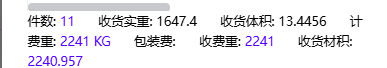
#> input picture bol_forecast/data/jobs/web_1786361065_18d8/receiving_paste_receiving.png, 387 x 68 px
$ python -i receiving_image.py   (imports and definitions only)
#> lines starting #> are read from the running program, lines starting #| are printed output that depends on the picture; after the words box and inside, x2 and y2 are one past the last pixel; in counts of white or black regions, pixels touching at a corner belong together
#> further down, picture is the input picture: PIL image 387x68 RGB; mean R, G, B 233.9, 232.7, 236.7
"""收货数据截图解析器。

从系统收货数据截图中提取：
  - 件数 (pkg_count)          —— 严格取「件数」关键字后的数字
  - 收货实重 (gross_weight)
  - 收费重 / 计费重 (chargeable_weight)
  - 收货体积 (volume_cbm)

提取策略（三级，按可靠度降序）：
  L1 行内锚定：同一行 `标签 ... 数字`，标签与数字之间不得跨越另一个标签
  L2 列对齐  ：标签在表头行、数值在其下方行的相同列区间（表格截图常见）
  L3 位置兜底：仅用于重量/体积；**件数绝不使用位置兜底**（避免误取收费重）

互不干扰保证：
  - 标签集合统一按「最长优先」切分，`收费重`/`计费重` 先于 `重量`/`实重` 命中；
  - 每个数字 token 只允许被一个字段占用（区间去重）；
  - `件数` 的候选值必须落在其标签的作用域内，跨标签的数字直接丢弃。

依赖：pytesseract + tesseract-ocr。OCR 不可用时返回空结果 + warning，不抛错。
"""
from __future__ import annotations

import logging
import os
import re
from typing import Any

from PIL import Image, ImageEnhance, ImageFilter

# pytesseract 为可选依赖：未安装时 OCR 降级为空结果，且不拖垮整个模块导入
# [6 lines left out: function _get_pytesseract, not called in this run]

log = logging.getLogger(__name__)

# 尝试定位 tesseract；常见 Windows 路径
_TESS_PATHS = [
    r"C:\Program Files\Tesseract-OCR\tesseract.exe",
    r"C:\Program Files (x86)\Tesseract-OCR\tesseract.exe",
]


# [23 lines left out: function _init_tesseract, not called in this run]


# ── 图像预处理管线 ──
def _preprocess_image(img: Image.Image) -> list[Image.Image]:
    """返回多份预处理后的图像，供不同 PSM 模式尝试。

    管线：
      1. 原图灰度 → 锐化 → 放大2x → Otsu 二值化 → 轻量去噪（主力）
      2. 原图灰度 → 强对比度(3x) → 放大2x → 自适应阈值（备选）
      3. 原图灰度 → 放大3x → 高对比度 → 二值化（高分辨率兜底）
    """
    base = img.convert("L")
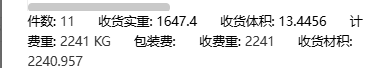
#> base: PIL image 387x68 L; min 0, max 255, mean 233.5
    results: list[Image.Image] = []

    # ── 变体1：标准管线（最稳）──
    p1 = ImageEnhance.Sharpness(base).enhance(2.0)
    w, h = p1.size
#> w = 387; h = 68
    p1 = p1.resize((w * 2, h * 2), Image.LANCZOS)
#> p1: PIL image 774x136 L
    p1 = ImageEnhance.Contrast(p1).enhance(2.5)
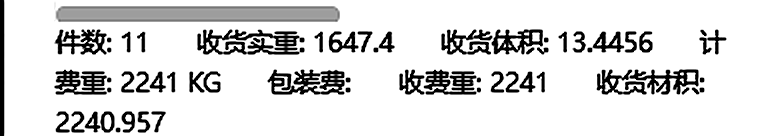
#> p1: PIL image 774x136 L; min 0, max 255, mean 220
    # Otsu 风格二值化：用均值作为动态阈值
    import statistics
    pixels = list(p1.getdata())
#> pixels = 105264 items
    try:
        thresh = statistics.mean(pixels) * 0.85
#> thresh = 187
    except Exception:
        thresh = 160
    p1 = p1.point(lambda x: 255 if x > thresh else 0)
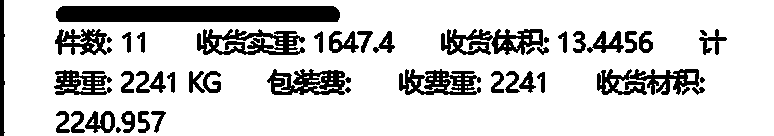
#> p1: PIL image 774x136 L; 81.8% white; 48 black regions, largest, box (x1, y1, x2, y2) and area: (56, 6, 340, 22) 4496, (197, 29, 305, 55) 1615, (441, 29, 543, 55) 1495
    p1 = p1.filter(ImageFilter.MedianFilter(size=3))
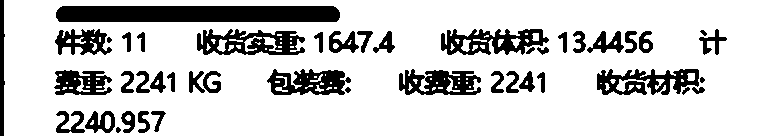
#> p1: PIL image 774x136 L; 81.2% white; 45 black regions, largest, box (x1, y1, x2, y2) and area: (56, 6, 340, 22) 4495, (197, 29, 305, 55) 1688, (441, 29, 549, 55) 1581
    results.append(p1)

    # ── 变体2：强对比度 + 自适应阈值（应对低对比截图）──
    p2 = ImageEnhance.Contrast(base).enhance(3.5)
    w, h = p2.size
    p2 = p2.resize((w * 2, h * 2), Image.LANCZOS)
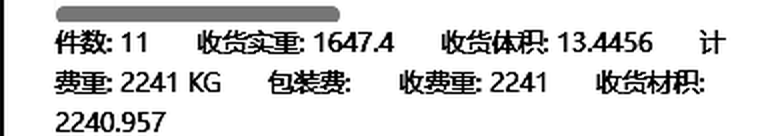
#> p2: PIL image 774x136 L; min 0, max 255, mean 220.7
    # 局部自适应：用邻域均值做阈值近似
    thresh2 = 140
    p2 = p2.point(lambda x: 255 if x > thresh2 else 0)
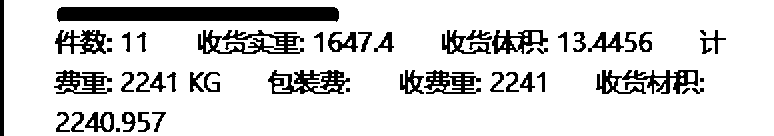
#> p2: PIL image 774x136 L; 85.1% white; 49 black regions (3 under 20 px), largest, box (x1, y1, x2, y2) and area: (57, 7, 339, 22) 3930, (198, 30, 304, 54) 1242, (596, 70, 698, 94) 1192
    results.append(p2)

    # ── 变体3：高分辨率放大（应对小字/低 DPI 截图）──
    p3 = base
    w, h = p3.size
    p3 = p3.resize((w * 3, h * 3), Image.LANCZOS)
    p3 = ImageEnhance.Contrast(p3).enhance(2.0)
    p3 = ImageEnhance.Sharpness(p3).enhance(1.5)
    # 用较高阈值保留清晰笔画
    p3 = p3.point(lambda x: 255 if x > 150 else 0)
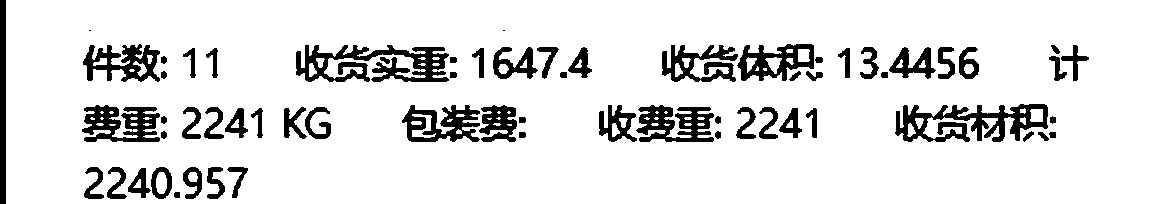
#> p3: PIL image 1161x204 L; 88.1% white; 65 black regions (2 under 20 px), largest, box (x1, y1, x2, y2) and area: (296, 45, 449, 82) 2985, (895, 104, 1048, 142) 2850, (82, 105, 160, 142) 1803
    results.append(p3)

    return results


# ── 多策略 OCR 引擎 ─_
_OCR_CONFIGS = [
    "--psm 6 --oem 1",   # 均匀文本块（默认）
    "--psm 7 --oem 1",   # 单行文本（适合单行收货数据）
    "--psm 11 --oem 1",  # 稀疏文本（适合分散字段）
    "--psm 6 --oem 0",   # Legacy OEM 兜底
]


# [28 lines left out: function _ocr_variants, not called in this run]


# ── 字段标签定义（顺序＝匹配优先级；同一字段内部亦按长→短） ──
# 注意：`收费重/计费重` 必须排在 `重量/实重/毛重` 之前，否则会被后者吃掉。
FIELD_LABELS: dict[str, list[str]] = {
    "chargeable_weight": [
        r"收费重量", r"计费重量", r"收费重", r"计费重", r"计costs?重",
        r"C\.?\s?W\b", r"Chargeable\s*Weight", r"Chargeable",
    ],
    "pkg_count": [
        r"总件数", r"实收件数", r"收货件数", r"件\s*数", r"件数",
        r"总箱数", r"箱\s*数", r"PKGS?\b", r"CTNS?\b", r"PCS\b", r"Packages?\b",
    ],
    "gross_weight": [
        r"收货实重", r"实际重量", r"实\s*重", r"毛\s*重", r"总重量", r"总\s*重",
        r"G\.?\s?W\b", r"Gross\s*Weight", r"重\s*量\b", r"Weight\b",
    ],
    "volume_cbm": [
        r"收货体积", r"实际体积", r"体\s*积", r"材\s*积", r"方\s*数",
        r"CBM\b", r"M\s?3\b", r"m³", r"Volume\b", r"立方",
    ],
}

# 数值 token：允许千分位逗号与小数
_RE_NUM = re.compile(r"(?<![\d.])(\d{1,3}(?:,\d{3})+(?:\.\d+)?|\d{1,9}(?:\.\d{1,4})?)(?![\d])")

# 数字与标签之间允许出现的噪声（冒号/空格/单位/竖线/等号等），不允许出现汉字标签
_GAP_OK = re.compile(r"^[\s:：=\-—|｜/\\.,，、()（）\[\]]*$")

# 单位后缀，用于校验
_UNIT_AFTER = re.compile(r"^\s*(KGS?|公斤|千克|CBM|m³|M3|立方|件|箱|PKGS?|CTNS?)", re.I)

# 字段合理值域（防止把日期/单号当数值）
_RANGE = {
    "pkg_count": (1, 100000),
    "gross_weight": (0.01, 1_000_000),
    "chargeable_weight": (0.01, 1_000_000),
    "volume_cbm": (0.0001, 100_000),
}


# [23 lines left out: functions _to_float, _build_label_index, not called in this run]


def _in_range(field: str, val: float) -> bool:
    lo, hi = _RANGE[field]
    return lo <= val <= hi


# [280 lines left out: functions _extract_inline, _ok_value, _extract_column, _fallback_by_position, _compress_cjk_spaces, extract_receiving_fields and 2 more, not called in this run]

>>> from PIL import Image
>>> picture = Image.open('../data/jobs/web_1786361065_18d8/receiving_paste_receiving.png')
>>> result = _preprocess_image(picture)
#> result = 3 items
